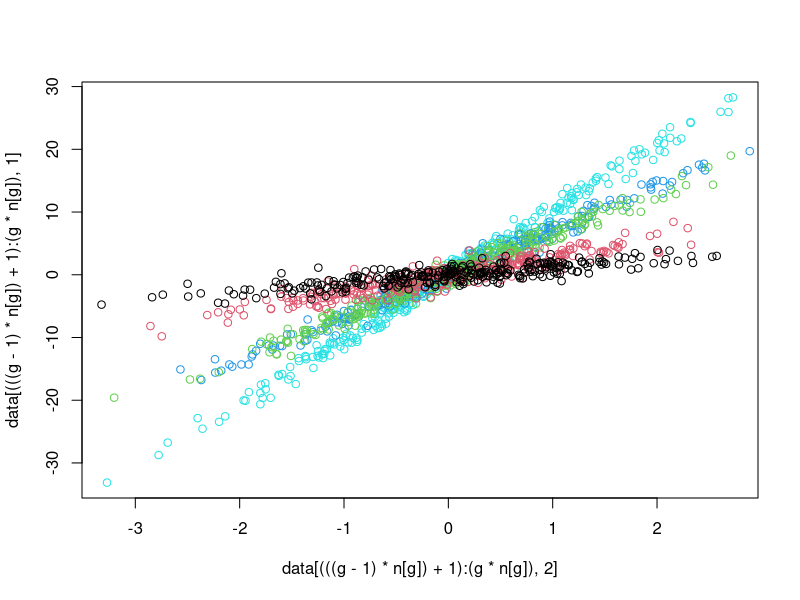
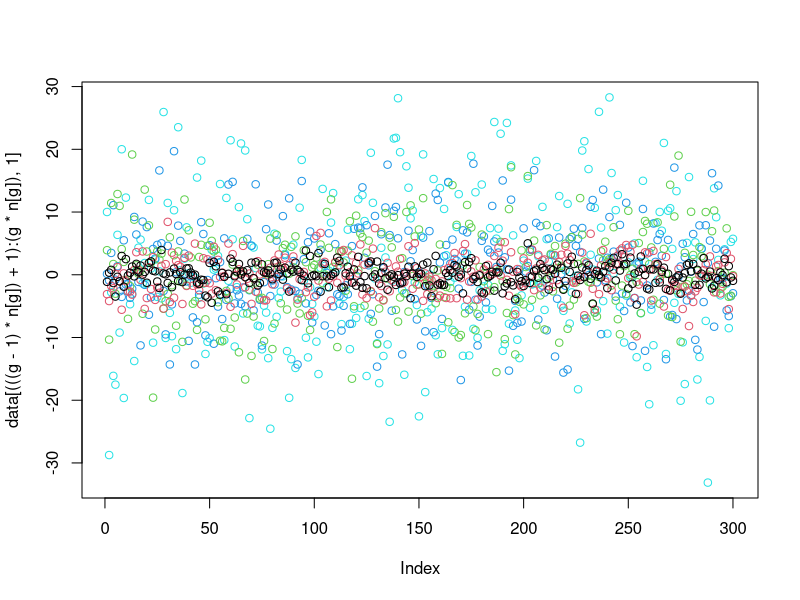

R code for these plots, in order: (Note: this script raises an error after producing the figures.)
library("pscl")
library("MCMCpack")
library(mvtnorm)


change_value = function(xx, new_values){
  
  # function necessary for convertion of labels,
  # accordingly to the applied reordering principle

  zz <- xx
  for (ii in 1:max(xx)){
    zz[xx == ii] <- new_values[ii]}
  return(zz)
}


## generate the observations accordingly to the data generating process implied by the model 
# number of componets in the mixture
G <- 5

# length of time series is dependent on the lengths of individual components
# vector n records the lengths of the individual series; we draw them randomly
n <- round(runif(G) * 1000, 0)
n <- rep(300, G)
# the total number of observations is implied by the length of the individual components
N <- sum(n)

## generate explanatory variables Xs for each of the G components in the mixture of regression models 

# Parameter telling how many explanatory variable there are in each equation;
# that is the maximal possible number of parameters, in practice the algorithm would be pointing at how many there should be
numXs <- 1

dimG <- rep(numXs, G)

# this artificial variable is necessary to know which parameters to choose from the vector of betas
cumDimG <- cumsum(dimG)

# We simulate N observation of the explanatory variables 
simData <- list()
for (g in 1:G){
  simData[[g]] <- matrix(rnorm(n[g] * dimG[g], 0, 1), n[g], dimG[g])
}

## define data generating process

# vector of beta parameters
betas <- (1:sum(dimG) * 2 ) + rnorm(sum(dimG),0,1)
#betas <-   rnorm(sum(dimG),0,2)

# lets keep them ordered properly
reorderWay <-  order(betas)
betas <- betas[reorderWay]
#betas <- abs(rnorm(sum(dimG), 0, 5))

# vector of sigma_g group specific parameters
sigmas <- rep(1, G) 

## simulate from the data generating process
# for every component of the regression mixture we need to select the variables which enter into the data generating process;
# define a list which will keep the indexes of those variables among 1:numXs
variable_selector = {}

# randomly select the variables that would be entering each regression component;
# the necessary indexes are sampled from multinomial distribution with equal probability (for each external variable)
for (g in 1:G){
  variable_selector[[g]] <- which(rmultinom(1, numXs, rep(1/numXs, numXs) ) > 0) }

# those indexes are applied in regression to appropriately select the variables
for (g in 1:G){
  y <- NULL
 
  print(betas[ (max(cumDimG[g-1],0) + 1) : cumDimG[g] ])
  
  for (i in 1:n[g]){
    # take appropriate parameters from the beta vector, accordingly to the values in variable selector
    y[i] <- rnorm(1, simData[[g]][i, variable_selector[[g]]] %*%
                    betas[ (max(cumDimG[g-1],0) + 1) : cumDimG[g] ][variable_selector[[g]]], sqrt(sigmas[g]) )    
  }
  simData[[g]] <- cbind(y, simData[[g]])
} 

# stack all data together and introduce a label for the true observations
z_true <- rep(NA, N, 1)
data <- NULL
for (g in 1:G){
  # stack the data component by component
  data <- rbind(data, simData[[g]])
  
  # attach the true labels to the respective observations
  z_true[((g-1) * n[g] + 1) : (g * n[g])] <- g
}

# plot join scatterplot
for (g in G:1){
    if (g==G){
      plot(data[ (((g-1) * n[g]) + 1) : (g*n[g]), 2], data[(((g-1) * n[g]) + 1) : (g*n[g]), 1], col = g) 
    } else {
      points(data[ (((g-1) * n[g]) + 1) : (g*n[g]), 2], data[(((g-1) * n[g]) + 1) : (g*n[g]), 1], col = g)   
    }
}

# plot the final dependent variable data only
for (g in G:1){
  if (g==G){
    plot( data[(((g-1) * n[g]) + 1) : (g*n[g]), 1], col = g) 
  } else {
    points( data[(((g-1) * n[g]) + 1) : (g*n[g]), 1], col = g)   
  }
}


## Priors
# priors for beta: we assume G components, and number of coefficinets accordingly to the number of parameters in the regression
muBeta <- matrix(0, G, numXs)

# priors for sigmaG
ag <- 3
bg <- 1/2
shSigma <- ag # shape parameter for inverted gamma
raSigma <- bg^(-1)

## initialization of the mcmc
# number of iterations in the MCMC chain
nSim <- 3000

# container for sampled beta parameters
mBeta <- array(NA, dim = c(nSim, numXs, G))

# draw the first beta for every group
for (g in 1:G){
  #mBeta[1,g] <-  rnorm(1, muBeta[g, 1], VBeta[g,g])
  mBeta[1, ,g] <-  rmvnorm(1, (muBeta[g, ]), VBeta)
}

## probability of inclusion for each variable
probs <- array(NA, dim = c(nSim, numXs, G))
# at the beginning let us assume that all the variables are necessary as regressors
probs[1, , ] <- 1

probPro <- matrix(NA, numXs, 1)

# for sigma
mSigma2 <- matrix(NA, nSim, G)
# draw sigma, it is group specific
mSigma2[1,] <- rigamma(1, shSigma, raSigma)

# for pi
mPi <- matrix(NA, nSim, G)
alphaPrior <- rep(N/G, G)
# draw first value of p for every observation in the sample
mPi[1,] <- rdirichlet(1, alphaPrior)

# for zi
z <- matrix(NA, nSim, N*G)

# the group 
for (t in 1:(N*G)){
  z[1, t] <- which(rmultinom(1, 1, mPi[1,]) == 1)
}

# read in the data in the appropriate variables
X <- as.matrix(data[,2:(numXs+1)])
y <- as.matrix(data[,1])

# record the amounts of observations in each component
ng <- matrix(NA, nSim,G)
# for the first one we just assume they are equal
ng[1,] <- N * G / G

#hyperparameter for variable selection
tau <- sqrt(.0000001)
c <- sqrt(9/tau^2)
# prior probability for the value to be included in the regression
p <- 1/2

for (i in 2:nSim){
  if (i %% 100 == 0){print(i)}
  #print(i)
  
  for (t in 1:(N*G)){
    fig <- NULL
    for (g in 1:G){
      fig[g] <- dnorm(y[t,1], X[t,] %*% mBeta[i-1, , g], sqrt(mSigma2[i-1,g]) ) * mPi[i-1,g] 
    }
    if (all(fig) == 0){fig <- fig + 1/G}
    
    z[i, t] <- which( rmultinom(1, 1, fig/sum(fig) ) == 1)
  }
  

  
  for (g in 1:G){
    
    for (j in 1 : numXs){
      VBeta[j, j] <- probs[i - 1, j, g] * c^2 * tau^2 + (1 - probs[i - 1, j, g]) * tau^2
    } 
    
    DBeta <- solve( t( X[ z[i,] == g, ] ) %*% X[ z[i,] == g, ] / mSigma2[i-1,g] + solve(VBeta) )
    dBeta <- t(X[ z[i,] == g, ]) %*% y[z[i,] == g, 1] / mSigma2[i-1,g] + solve(VBeta) %*% muBeta[g,]
  
    mBeta[i,,g] <- rmvnorm(1, DBeta %*% dBeta, DBeta)
    ng[i,g] <- sum(z[i,] == g)
    
    mSigma2[i,g] <- rinvgamma(1, ng[i, g]/2 + shSigma, raSigma + 1/2 * t( y[z[i,] == g, 1] - (X[ z[i,] == g, ] %*% mBeta[i,,g]) ) %*% ( y[z[i,] == g, 1] - (X[ z[i,] == g, ] %*% mBeta[i,,g]) )  )
   # mSigma2[i,g] <- rinvgamma(1, ng[i, g]/2 + shSigma, 1/b + .5 * t(y-X %*% betas[t,]) %*% (y-X %*% betas[t,]) )
  }  
  
  reorderWay <-  order(mBeta[i,1,]) # ordering by one input only is wrong as it might be actually excluded from the explanatory variables, 
  # and then the parameter would be zero..., where in fact the parameter of the real betas was different than zero
  reorderWay <-  order(apply(mBeta[i,,],2,sum) )
  mBeta[i, ,] <- mBeta[i, ,reorderWay ]
  #probs[i, ,] <- probs[i, ,reorderWay ]
  ng[i,] <- ng[i, reorderWay]
  mSigma2[i,] <- mSigma2[i, reorderWay]
  
  mPi[i,] <- rdirichlet(1, alphaPrior + ng[i,])  

  # change numbers in z accordingly to the proper labeling
  z[i, ] <- change_value(z[i, ], reorderWay)
  
  
  
  # check the inclusion probability for each variable in every component of the mixture
  for (g in 1:G){  
    for (j in 1:numXs){
      
      if (p * dnorm(mBeta[i, j, g], 0, sqrt(c^2 * tau^2) ) == 0){
        probPro[j] <- 0  
      } else {
        probPro[j] <- ( p * dnorm(mBeta[i, j, g], 0, sqrt(c^2 * tau^2) ) 
                        / (p * dnorm(mBeta[i, j, g], 0, sqrt(c^2 * tau^2) ) + (1 - p) * dnorm(mBeta[i, j, g], 0, sqrt(tau^2) ) ) )
      }
      
      probs[i, j, g] <- rbinom(1, 1, probPro[j])
    }
  }
  
    
}

# print the variable inclusion probability
for (g in 1:G){ 
  print(  apply(probs[,,g], 2, mean) ) }

# print the variables' indexes which has been used in the regressions
print(variable_selector)

# print the average sampled betas
for (g in 1:G){ 
  print(  apply(mBeta[,,g], 2, mean) ) }
s
betasMat <- t(matrix(betas, numXs, G))
for (g in 1:G){
  # mask the initially simulated values with zero
  
  betasMat[g, setdiff((1: numXs), variable_selector[[g]]) ] <- 0
}

reorderWayBetas <-  order(apply(betasMat,1,sum) )

betasTrueReordered <- vec(t(betasMat[ reorderWayBetas, ]))
print(betasTrueReordered)

# apart from that the true labels need to be reordered
z_true_reordered <- change_value(z_true, reorderWayBetas)

# check how good it fits 
par(mfrow=c(5,2))
betas_counter = 1
for (g in 1:G){
  for (v in 1:numXs){
    plot(mBeta[, v, g])
    abline( h = betasTrueReordered[betas_counter], col = 'red') 
    betas_counter <- betas_counter + 1
  }
}


par(mfrow=c(5,2))
betas_counter = 1
for (g in 1:G){
  for (v in 1:numXs){
    plot(probs[, v, g])
    betas_counter <- betas_counter + 1
  }
}


## plot the true labeling vs the expected one
# based on the last draw from the sampler
plot(z[nSim, ], pch=40, main = 'The true vs estimated labeling', ylab = 'labels')
points(z_true_reordered, col = 'red')

# based on the mode of the last 500 samples from Gibbs
getmode <- function(v) {
  uniqv <- unique(v)
  uniqv[which.max(tabulate(match(v, uniqv)))]
}

estimated_z <-apply(z[(nSim-500+1):nSim, ], 2, getmode)

plot(estimated_z, pch=40, main = 'The true vs estimated labeling', ylab = 'labels')
points(z_true_reordered, col = 'red')

sum(z_true_reordered != estimated_z) / length(estimated_z)
